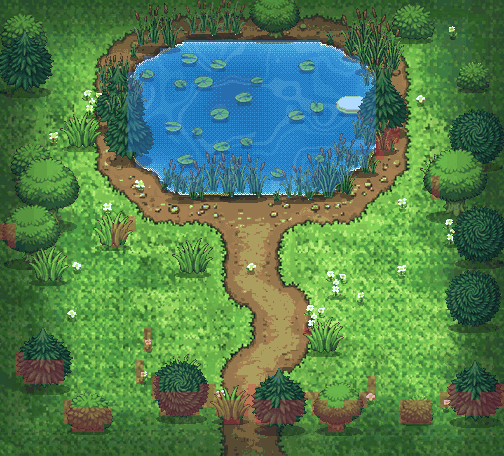

Below is a game level as drawn by its tile map, then a one-line description and the .tmx file that defines it, in full:
An orthogonal 63x57 tile map with 8x8 px tiles, 1 tile layer (collision_8px), 1 image layer.

<map version="1.10" tiledversion="1.10.2" orientation="orthogonal" renderorder="right-down" width="63" height="57" tilewidth="8" tileheight="8" infinite="0" nextlayerid="4" nextobjectid="1">
 <properties>
  <property name="moteur" value="RogueEssence / PMDO" />
  <property name="case_lecture_px" type="int" value="24" />
  <property name="viewport" value="320x240" />
 </properties>
 <tileset firstgid="1" source="brosse_collision.tsx" />
 <imagelayer id="1" name="fond">
  <image source="fond.png" width="504" height="456" />
 </imagelayer>
 <layer id="2" name="collision_8px" width="63" height="57" opacity="0.55">
  <data encoding="csv">
1,1,1,1,1,1,1,1,1,1,1,1,1,1,1,1,1,1,1,1,1,1,1,1,1,1,1,1,1,1,1,1,1,1,1,1,1,1,1,1,1,1,1,1,1,1,1,1,1,1,1,1,1,1,1,1,1,1,1,1,1,1,1,
1,1,1,1,1,1,1,1,1,1,1,1,1,1,1,1,1,1,1,1,1,1,1,1,1,1,1,1,1,1,1,1,1,1,1,1,1,1,1,1,1,1,1,1,1,1,1,1,1,1,1,1,1,1,1,1,1,1,1,1,1,1,1,
1,1,1,1,1,1,1,1,1,1,1,1,1,1,1,1,1,1,1,1,1,1,1,1,1,1,1,1,1,1,1,1,1,1,1,1,1,1,1,1,1,1,1,1,1,1,1,1,1,1,1,1,1,1,1,1,1,1,1,1,1,1,1,
1,1,1,1,1,1,1,1,1,1,1,1,1,1,1,1,1,1,1,1,1,1,1,1,1,1,1,1,1,1,1,1,1,1,1,1,1,1,1,1,1,1,1,1,1,1,1,1,1,1,1,1,1,1,1,1,1,1,1,1,1,1,1,
1,1,1,1,1,1,1,1,1,1,1,1,1,1,1,1,1,1,1,1,1,1,1,1,1,1,1,1,1,1,1,1,1,1,1,1,1,1,1,1,1,1,1,1,1,1,1,1,1,1,1,1,1,1,1,1,1,1,1,1,1,1,1,
1,1,1,1,1,1,1,1,1,1,1,1,1,1,1,1,1,1,1,1,1,1,1,3,3,3,3,3,3,3,3,3,3,3,3,3,3,3,3,3,1,1,1,1,1,1,1,1,1,1,1,1,1,1,1,1,1,1,1,1,1,1,1,
1,1,1,1,1,1,1,1,1,1,1,1,1,1,1,1,1,1,1,1,3,3,3,3,3,3,3,3,3,3,3,3,3,3,3,3,3,3,3,3,3,3,3,1,1,1,1,1,1,1,1,1,1,1,1,1,1,1,1,1,1,1,1,
1,1,1,1,1,1,1,1,1,1,1,1,1,1,1,1,1,1,3,3,3,3,3,3,3,3,3,3,3,3,3,3,3,3,3,3,3,3,3,3,3,3,3,3,3,1,1,1,1,1,1,1,1,1,1,1,1,1,1,1,1,1,1,
1,1,1,1,1,1,1,1,1,1,1,1,1,1,1,1,1,3,3,3,3,3,3,3,3,3,3,3,3,3,3,3,3,3,3,3,3,3,3,3,3,3,3,3,3,3,1,1,1,1,1,1,1,1,1,1,1,1,1,1,1,1,1,
1,1,1,1,1,1,1,1,1,1,1,1,1,1,1,1,3,3,3,3,3,3,3,3,3,3,3,3,3,3,3,3,3,3,3,3,3,3,3,3,3,3,3,3,3,3,3,1,1,1,1,1,1,1,1,1,1,1,1,1,1,1,1,
1,1,1,1,1,1,1,1,1,1,1,1,1,1,1,1,3,3,3,3,3,3,3,3,3,3,3,3,3,3,3,3,3,3,3,3,3,3,3,3,3,3,3,3,3,3,3,1,1,1,1,1,1,1,1,1,1,1,1,1,1,1,1,
1,1,1,1,1,1,1,1,1,1,1,1,1,1,1,1,3,3,3,3,3,3,3,3,3,3,3,3,3,3,3,3,3,3,3,3,3,3,3,3,3,3,3,3,3,3,3,1,1,1,1,1,1,1,1,1,1,1,1,1,1,1,1,
1,1,1,1,1,1,1,1,1,1,1,1,1,1,1,1,3,3,3,3,3,3,3,3,3,3,3,3,3,3,3,3,3,3,3,3,3,3,3,3,3,3,3,3,3,3,3,1,1,1,1,1,1,1,1,1,1,1,1,1,1,1,1,
1,1,1,1,1,1,1,1,1,1,1,1,1,1,1,1,3,3,3,3,3,3,3,3,3,3,3,3,3,3,3,3,3,3,3,3,3,3,3,3,3,3,3,3,3,3,3,1,1,1,1,1,1,1,1,1,1,1,1,1,1,1,1,
1,1,1,1,1,1,1,1,1,1,1,1,1,1,1,1,3,3,3,3,3,3,3,3,3,3,3,3,3,3,3,3,3,3,3,3,3,3,3,3,3,3,3,3,3,3,3,1,1,1,1,1,1,1,1,1,1,1,1,1,1,1,1,
1,1,1,1,1,1,1,1,1,1,1,1,1,1,1,1,3,3,3,3,3,3,3,3,3,3,3,3,3,3,3,3,3,3,3,3,3,3,3,3,3,3,3,3,3,3,3,1,1,1,1,1,1,1,1,1,1,1,1,1,1,1,1,
1,1,1,1,1,1,1,1,1,1,1,1,1,1,1,1,3,3,3,3,3,3,3,3,3,3,3,3,3,3,3,3,3,3,3,3,3,3,3,3,3,3,3,3,3,3,3,1,2,2,1,1,1,1,1,1,1,1,1,1,1,1,1,
1,1,1,1,1,1,1,1,1,1,1,1,1,1,1,1,3,3,3,3,3,3,3,3,3,3,3,3,3,3,3,3,3,3,3,3,3,3,3,3,3,3,3,3,3,3,3,2,2,2,1,1,1,1,1,1,1,1,1,1,1,1,1,
1,1,1,1,1,1,1,1,1,1,1,1,1,1,1,1,3,3,3,3,3,3,3,3,3,3,3,3,3,3,3,3,3,3,3,3,3,3,3,3,3,3,3,3,3,3,3,2,2,1,1,1,1,1,1,1,1,1,1,1,1,1,1,
1,1,1,1,1,1,1,1,1,1,1,1,1,1,1,1,1,3,3,3,3,3,3,3,3,3,3,3,3,3,3,3,3,3,3,3,3,3,3,3,3,3,3,3,3,3,1,2,1,1,1,1,1,1,1,1,1,1,1,1,1,1,1,
1,1,1,1,1,1,1,1,1,1,1,1,1,1,1,1,1,3,3,3,3,3,3,3,3,3,3,3,3,3,3,3,3,3,3,3,3,3,3,3,3,3,3,3,3,3,1,1,1,1,1,1,1,1,1,1,1,1,1,1,1,1,1,
1,1,1,1,1,1,1,1,1,1,1,1,1,1,1,1,1,1,1,3,3,3,3,3,3,3,3,3,3,3,3,3,3,3,3,3,3,3,3,3,3,3,3,3,1,1,1,1,1,1,1,1,1,1,1,1,1,1,1,1,1,1,1,
1,1,1,1,1,1,1,1,1,1,1,1,1,1,1,1,1,1,1,1,3,3,3,3,3,3,3,3,3,3,3,3,3,3,3,3,3,3,3,3,3,3,3,1,1,1,1,1,1,1,1,1,1,1,2,1,1,1,1,1,1,1,1,
1,1,1,1,1,1,1,1,1,1,1,1,1,1,1,1,1,1,1,1,1,3,3,3,3,3,3,3,3,3,3,3,3,3,3,3,3,3,3,3,3,3,1,1,1,1,1,1,1,1,1,1,1,1,2,1,1,1,1,1,1,1,1,
1,1,1,1,1,1,1,1,1,1,1,1,1,1,1,1,1,1,1,1,1,1,1,1,1,1,1,1,1,1,1,1,1,1,1,1,1,1,1,1,1,1,1,1,1,1,1,1,1,1,1,1,1,1,2,1,1,1,1,1,1,1,1,
1,1,1,1,1,1,1,1,1,1,1,1,1,1,1,1,1,1,1,1,1,1,1,1,1,1,1,1,1,1,1,1,1,1,1,1,1,1,1,1,1,1,1,1,1,1,1,1,1,1,1,1,1,1,1,1,1,1,1,1,1,1,1,
1,1,1,1,1,1,1,1,1,1,1,1,1,1,1,1,1,1,1,1,1,1,1,1,1,1,1,1,1,1,1,1,1,1,1,1,1,1,1,1,1,1,1,1,1,1,1,1,1,1,1,1,1,1,1,1,1,1,1,1,1,1,1,
1,1,1,1,1,1,1,1,1,1,1,1,1,1,1,1,2,1,1,1,1,1,1,1,1,1,1,1,1,1,1,1,1,1,1,1,1,1,1,1,1,1,1,1,1,1,1,1,1,1,1,1,1,1,1,1,1,1,1,1,1,1,1,
2,2,1,1,1,1,1,1,1,1,1,1,1,1,2,2,2,1,1,1,1,1,1,1,1,1,1,1,1,1,1,1,1,1,1,1,1,1,1,1,1,1,1,1,1,1,1,1,1,1,1,1,1,1,1,1,1,1,1,1,1,1,1,
2,2,1,1,1,1,1,1,1,1,1,1,1,1,2,2,1,1,1,1,1,1,1,1,1,1,1,1,1,1,1,1,1,1,1,1,1,1,1,1,1,1,1,1,1,1,1,1,1,1,1,1,1,1,1,1,1,1,1,1,1,1,1,
1,2,1,1,1,1,1,1,1,1,1,1,1,1,2,1,1,1,1,1,1,1,1,1,1,1,1,1,1,1,1,1,1,1,1,1,1,1,1,1,1,1,1,1,1,1,1,1,1,1,1,1,1,1,1,1,1,1,1,1,1,1,1,
1,1,1,1,1,1,1,1,1,1,1,1,1,1,1,1,1,1,1,1,1,1,1,1,1,1,1,1,1,1,1,1,1,1,1,1,1,1,1,1,1,1,1,1,1,1,1,1,1,1,1,1,1,1,1,1,1,1,1,1,1,1,1,
1,1,1,1,1,1,1,1,1,1,1,1,1,1,1,1,1,1,1,1,1,1,1,1,1,1,1,1,1,1,1,1,1,1,1,1,1,1,1,1,1,1,1,1,1,1,1,1,1,1,1,1,1,1,1,1,1,1,1,1,1,1,1,
1,1,1,1,1,1,1,1,1,1,1,1,1,1,1,1,1,1,1,1,1,1,1,1,1,1,1,1,1,1,1,1,1,1,1,1,1,1,1,1,1,1,1,1,1,1,1,1,1,1,1,1,1,1,1,1,1,1,1,1,1,1,1,
1,1,1,1,1,1,1,1,1,1,1,1,1,1,1,1,1,1,1,1,1,1,1,1,1,1,1,1,1,1,1,1,1,1,1,1,1,1,1,1,1,1,1,1,1,1,1,1,1,1,1,1,1,1,1,1,1,1,1,1,1,1,1,
1,1,1,1,1,1,1,1,1,1,1,1,1,1,1,1,1,1,1,1,1,1,1,1,1,1,1,1,1,1,1,1,1,1,1,1,1,1,1,1,1,1,1,1,1,1,1,1,1,1,1,1,1,1,1,1,1,1,1,1,1,1,1,
1,1,1,1,1,1,1,1,1,1,1,1,1,1,1,1,1,1,1,1,1,1,1,1,1,1,1,1,1,1,1,1,1,1,1,1,1,1,1,1,1,1,1,1,1,1,1,1,1,1,1,1,1,1,1,1,1,1,1,1,1,1,1,
1,1,1,1,1,1,1,1,1,1,1,1,1,1,1,1,1,1,1,1,1,1,1,1,1,1,1,1,1,1,1,1,1,1,1,1,1,1,1,1,1,1,1,1,1,1,1,1,1,1,1,1,1,1,1,1,1,1,1,1,1,1,1,
1,1,1,1,1,1,1,1,1,1,1,1,1,1,1,1,1,1,1,1,1,1,1,1,1,1,1,1,1,1,1,1,1,1,1,1,1,1,1,1,1,1,1,1,1,1,1,1,1,1,1,1,1,1,1,1,1,1,1,1,1,1,1,
1,1,1,1,1,1,1,1,1,1,1,1,1,1,1,1,1,1,1,1,1,1,1,1,1,1,1,1,1,1,1,1,1,1,1,1,1,1,1,1,1,1,1,1,1,1,1,1,1,1,1,1,1,1,1,1,1,1,1,1,1,1,1,
1,1,1,1,1,1,1,1,1,1,1,1,1,1,1,1,1,1,1,1,1,1,1,1,1,1,1,1,1,1,1,1,1,1,1,1,1,1,1,1,1,1,1,1,1,1,1,1,1,1,1,1,1,1,1,1,1,1,1,1,1,1,1,
1,1,1,1,1,1,1,1,1,1,1,1,1,1,1,1,1,1,2,1,1,1,1,1,1,1,1,1,1,1,1,1,1,1,1,1,1,1,2,1,1,1,1,1,1,1,1,1,1,1,1,1,1,1,1,1,1,1,1,1,1,1,1,
1,1,1,1,1,1,1,1,1,1,1,1,1,1,1,1,1,1,2,1,1,1,1,1,1,1,1,1,1,1,1,1,1,1,1,1,1,1,1,1,1,1,1,1,1,1,1,1,1,1,1,1,1,1,1,1,1,1,1,1,1,1,1,
1,1,1,1,1,1,1,1,1,1,1,1,1,1,1,1,1,1,2,1,1,1,1,1,1,1,1,1,1,1,1,1,1,1,1,1,1,1,1,1,1,1,1,1,1,1,1,1,1,1,1,1,1,1,1,1,1,1,1,1,1,1,1,
1,1,2,1,1,1,1,1,1,1,1,1,1,1,1,1,1,1,1,1,1,1,1,1,1,1,1,1,1,1,1,1,1,1,1,1,1,1,1,1,1,1,1,1,1,1,1,1,1,1,1,1,1,1,1,1,1,1,1,1,1,1,1,
1,1,2,2,2,2,2,2,1,1,1,1,1,1,1,1,1,2,1,1,1,1,1,1,1,1,1,1,1,1,1,1,1,1,1,1,1,1,1,1,1,1,1,1,1,1,1,1,1,1,1,1,1,1,1,1,1,1,1,1,1,1,1,
1,1,2,2,2,2,2,2,1,1,1,1,1,1,1,1,1,2,1,1,1,1,1,1,1,1,1,1,1,1,1,1,1,1,1,1,1,1,1,1,1,1,1,1,1,1,1,1,1,1,1,1,1,1,1,1,1,1,1,1,1,1,1,
1,1,1,2,2,2,2,2,1,1,1,1,1,1,1,1,1,2,1,2,1,1,1,1,1,1,1,1,1,1,1,1,1,1,1,1,1,1,1,1,1,1,1,1,1,1,2,1,1,1,1,1,1,1,1,1,1,1,1,1,1,1,1,
1,1,1,1,1,1,1,1,1,1,1,1,1,1,1,1,1,1,1,2,1,1,1,1,1,2,2,1,1,1,1,2,1,1,1,1,1,1,1,1,1,1,1,1,1,1,2,1,1,1,1,1,1,1,1,1,2,1,1,1,1,1,2,
1,1,1,1,1,1,1,1,1,1,1,1,1,1,1,1,1,1,1,2,2,2,2,2,2,2,2,2,1,1,2,2,1,1,1,1,1,1,2,2,1,1,1,1,1,2,2,1,1,1,1,1,1,1,1,2,2,2,2,1,2,2,2,
1,1,1,1,1,1,1,1,2,1,1,1,1,1,1,1,1,1,1,1,2,2,2,2,2,2,2,2,2,2,2,2,2,2,1,2,2,2,1,2,2,1,1,2,2,2,1,1,1,1,2,2,2,2,1,2,2,2,2,2,2,2,2,
1,1,1,1,1,1,1,1,2,2,2,2,2,2,1,1,1,1,1,1,2,2,2,2,2,1,1,2,2,2,2,1,2,2,2,2,2,2,1,2,2,2,2,2,2,1,1,1,1,1,2,2,2,2,1,1,1,2,2,2,2,2,1,
1,1,1,1,1,1,1,1,2,2,2,2,2,2,1,1,1,1,1,1,1,1,1,1,1,1,1,1,2,2,1,1,2,2,2,2,2,1,1,1,2,2,2,2,1,1,1,1,1,1,2,2,2,2,1,1,1,1,1,1,1,1,1,
1,1,1,1,1,1,1,1,1,2,2,2,2,1,1,1,1,1,1,1,1,1,1,1,1,1,1,1,1,1,1,1,1,1,1,1,1,1,1,1,1,2,2,1,1,1,1,1,1,1,1,1,1,1,1,1,1,1,1,1,1,1,1,
1,1,1,1,1,1,1,1,1,1,1,1,1,1,1,1,1,1,1,1,1,1,1,1,1,1,1,1,1,1,1,1,1,1,1,1,1,1,1,1,1,1,1,1,1,1,1,1,1,1,1,1,1,1,1,1,1,1,1,1,1,1,1,
1,1,1,1,1,1,1,1,1,1,1,1,1,1,1,1,1,1,1,1,1,1,1,1,1,1,1,1,1,1,1,1,1,1,1,1,1,1,1,1,1,1,1,1,1,1,1,1,1,1,1,1,1,1,1,1,1,1,1,1,1,1,1,
1,1,1,1,1,1,1,1,1,1,1,1,1,1,1,1,1,1,1,1,1,1,1,1,1,1,1,1,1,1,1,1,1,1,1,1,1,1,1,1,1,1,1,1,1,1,1,1,1,1,1,1,1,1,1,1,1,1,1,1,1,1,1
  </data>
 </layer>
</map>
